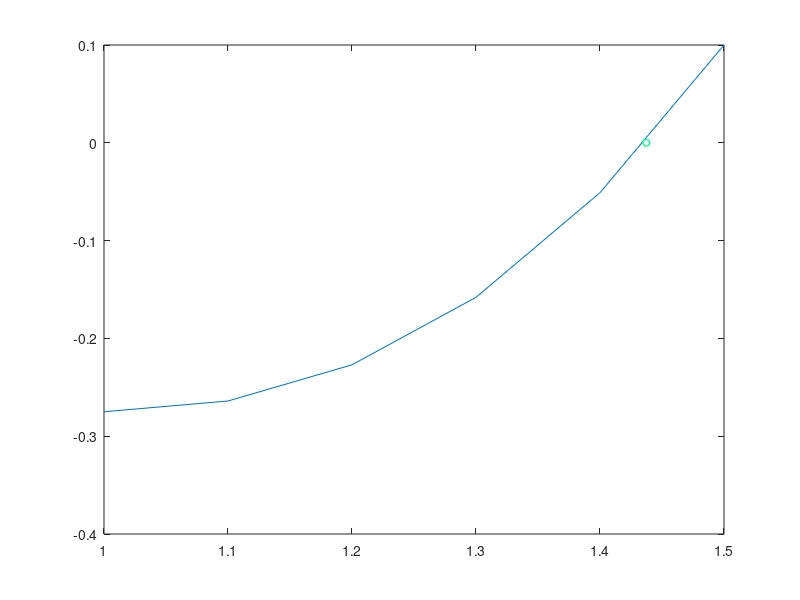

The MATLAB script that drew this image:
function List1Exercise3()

  xL  = 1.0;
  xU  = 1.5;
  tol = 1e-5;
  max = 1000;
 [dataX, dataY] = bissectionMethod(xL, xU, tol, max);
  printf('X: %.6f\n', dataX(end));
  printf('Y: %.6f\n', dataY(end));
  printf('Iteracoes: %d\n', length(dataX));
  plotaGrafico(dataX, dataY, xL, xU);

end

function y = f(x)

  y = x .^3 - 2 .* x .^2 + x - 0.275;

end


function [dataX, dataY] = bissectionMethod(xL, xU, tol, max)

 dataX = zeros(1, max);
 dataY = zeros(1, max);
 oldXr = inf;

  for i = 1:max
   xr = (xU + xL) / 2;
   fxr = f(xr);
   fxL = f(xL);
   fxU = f(xU);
   eA = abs(xr - oldXr);

   dataX(i) = xr;
   dataY(i) =  fxr;
   oldXr = xr;
   if fxr .* fxL < 0
      xU = xr;
   elseif fxr .* fxL > 0
      xL = xr;
   elseif fxr .* fxL == 0
      dataX = dataX(1: i);
      dataY = dataY(1: i);
      break;
   endif
   if eA < tol
      dataX = dataX(1: i);
      dataY = dataY(1: i);
      break;
   endif
  endfor
end


function plotaGrafico(dataX, dataY, xL, xU)

 x = xL:0.1:xU;
 for cont  = 1 : length(dataX);
   clf;
   p1 = plot(x, f(x));
   hold on

   p2 = plot(dataX(cont), dataY(cont), 'linewidth', 1, 'color', [0 1 0.5],
   'marker', 'o', 'markersize', 5, 'markerfacecolor', [1 1 1]);

 endfor


end
